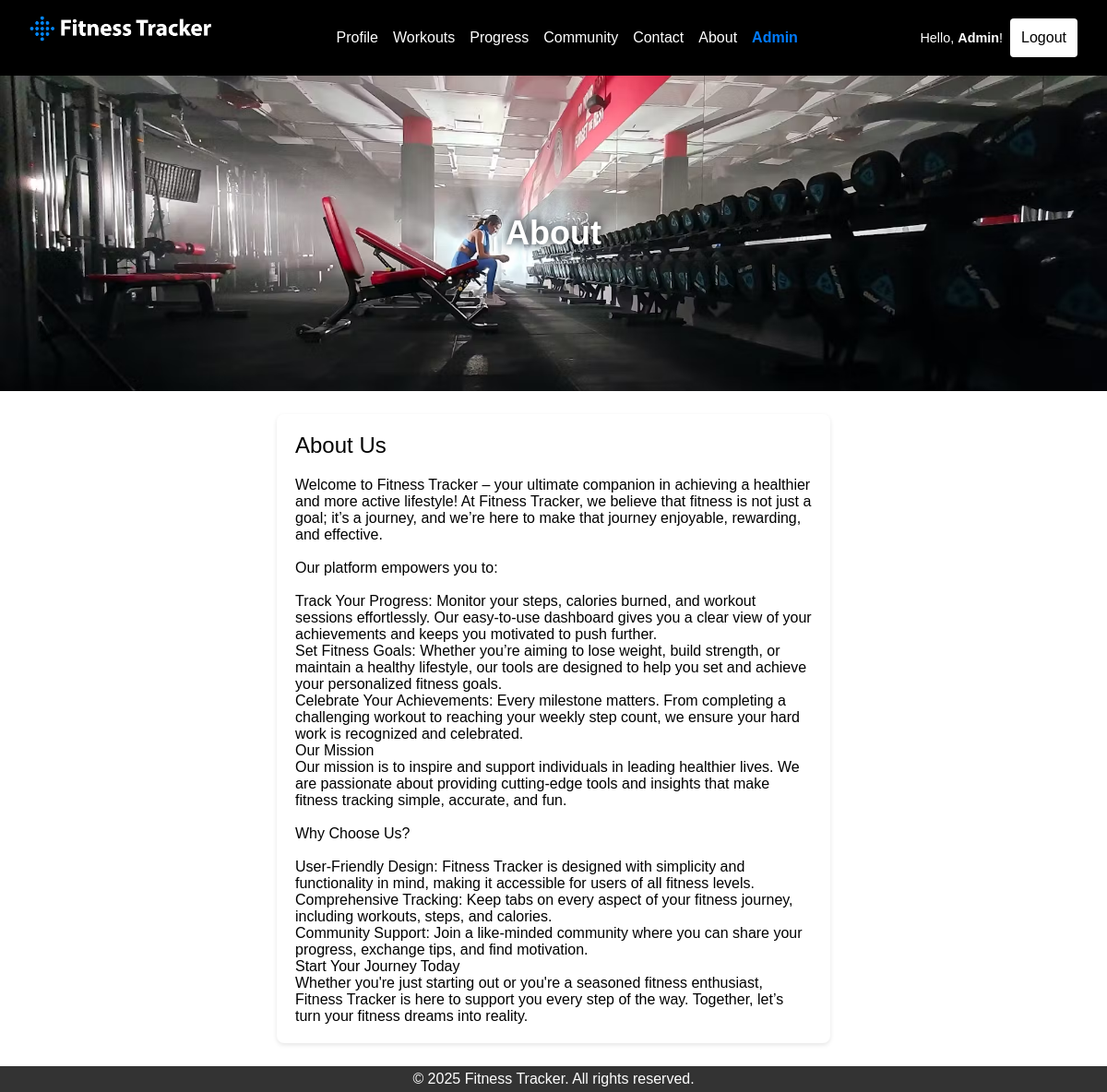
The app's page /about.php (signed in) with its own data.
### tables this page shows
CREATE TABLE `site_settings` (
  `id` int(11) NOT NULL,
  `site_name` varchar(255) NOT NULL,
  `footer_text` varchar(255) NOT NULL,
  `about_text` text NOT NULL,
  `site_logo` varchar(255) DEFAULT NULL
);

### about.php (the view, shortened to what this page needs)
<?php
$servername = "localhost";
$username = "root";
$password = "";
$dbname = "fitness_app";
$conn = new mysqli($servername, $username, $password, $dbname);
$about_query = "SELECT about_text FROM site_settings WHERE id = 1";
$about_result = $conn->query($about_query);
$about = $about_result->fetch_assoc();
?>
<!DOCTYPE html>
<html lang="en">
<head>
		  	<link rel="stylesheet" href="assets/css/reset.css">
			<link rel="stylesheet" href="assets/css/style.css">
</head>
<body>
	<?php include 'navbar.php'; ?>
		<div class="settings-background cover-bg">
        <h1>About</h1>
		</div>
<section id="settings">
    <div class="container">
        <h2>About Us</h2>
<p><?php echo nl2br($about['about_text']); ?></p>
    </div>
		</section>
<?php include 'footer.php'; ?>
</body>
</html>

### navbar.php (shortened to what this page needs)
<?php
$servername = "localhost";
$username = "root";
$password = "";
$dbname = "fitness_app";
$conn = new mysqli($servername, $username, $password, $dbname);
$settings_query = "SELECT site_name, footer_text, site_logo FROM site_settings WHERE id = 1";
$settings_result = $conn->query($settings_query);
$settings = $settings_result->fetch_assoc();
$footer_text = $settings['footer_text'] ?? "Default Footer Text";
$site_logo = $settings['site_logo'] ?? "Logo";
?>
<header>
<div class="logo"><a  href="index.php"><img class="logo-preview" src="/login/<?php echo $site_logo; ?>"/></a></div>
<nav class="nav-links">
    <a href="profile.php">Profile</a>
    <a href="workouts.php">Workouts</a>
    <a href="progress.php">Progress</a>
    <a href="community.php">Community</a>
    <a href="contact.php">Contact</a>
    <a href="about.php">About</a>
	<?php
if (!empty($_SESSION['user_id'])) {
    $user_id = $_SESSION['user_id'];
    $stmt = $conn->prepare("SELECT role FROM users WHERE id = ?");
    $stmt->bind_param("i", $user_id);
    $stmt->execute();
    $stmt->bind_result($role);
    if ($role === 'admin') {
        echo '<a href="/login/dashboard.php" style="color:#007bff; font-weight:bold;">Admin</a>';
    }
}
?>
</nav>
<div class="auth-links">
    <?php if (isset($_SESSION['user_id'])): ?>
			<?php
			$name = $_SESSION['name'] ?? 'User';
			?>
        <span>Hello, <strong><?php echo htmlspecialchars($name); ?></strong>!</span>&nbsp;
        <form method="POST" action="login/logout.php" style="display: inline;">
            <button style="background-color: #ffffff;color: #000000;cursor: pointer;" type="submit">Logout</button>
        </form>
    <?php else: ?>
        <a href="/login/">Login</a>
        <a href="/login/register.php">Register</a>
    <?php endif; ?>
</div>
    </header>

### footer.php
<footer>
    <p><?php echo $footer_text; ?></p>
</footer>

### assets/css/style.css (style rules this page uses)
body { font-family: sans-serif; background-color: white; color: black; }
header { display: flex; justify-content: space-between; align-items: center; background: black; color: white; padding: 16px 32px; }
.logo { font-size: 24px; font-weight: bold; }
.logo a { text-decoration: none; color:white; }
.nav-links { display: flex; gap: 16px; }
.nav-links a { color: white; text-decoration: none; font-size: 16px; }
.cover-bg h1 { font-size: 36px; font-weight: bold; }
.cover-bg { color: white; padding: 150px; text-align: center; width: 100%; box-sizing: border-box; background-position: center !important; background-size: cover !important; text-shadow: 0 0 11px black; }
.settings-background { background: url("../../assets/img/settings.jpg"); }
section { margin-bottom: 12px; background: white; padding: 20px; border-radius: 8px; box-shadow: 0 2px 5px rgba(0, 0, 0, 0.1); }
footer { text-align: center; padding: 5px; background: #333; color: white; }
section { max-width: 600px; margin: 25px auto; padding: 20px; background: white; border-radius: 8px; box-shadow: 0 2px 5px rgba(0, 0, 0, 0.1); }
form { display: flex; flex-direction: column; gap: 20px; }
button { padding: 12px; background-color: black; color: white; border: none; border-radius: 4px; font-size: 16px; cursor: pointer; text-align: center; }
h2 { margin-bottom: 20px; }
button { background-color: #000; color: #fff; cursor: pointer; }
.auth-links { gap: 15px; justify-content: flex-end; font-size: 0.9rem; }

### navbar.php (style rules this page uses)
.logo { text-align: center; margin-bottom: 20px; }
.logo-preview { max-width: 200px; height: auto; display: block; margin: 0 auto; }

### records on screen
site_settings: site_logo (picture), about_text "Welcome to Fitness Tracker – your ultimate companion in achieving a healthier and more active lifestyle! At Fitness Tracker, we believe that fitness is not just a goal; it’s a journey, and we’re here to make that journey enjoyable, rewarding, and effective. Our platform empowers you to: Track Your Progress: Monitor your steps, calories burned, and workout sessions effortlessly. Our easy-to-use dashboard gives you a clear view of your achievements and keeps you motivated to push further. Set Fitness Goals: Whether you’re aiming to lose weight, build strength, or maintain a healthy lifestyle, our tools are designed to help you set and achieve your personalized fitness goals. Celebrate Your…", footer_text "© 2025 Fitness Tracker. All rights reserved."

### other values on screen
$name "Admin"
